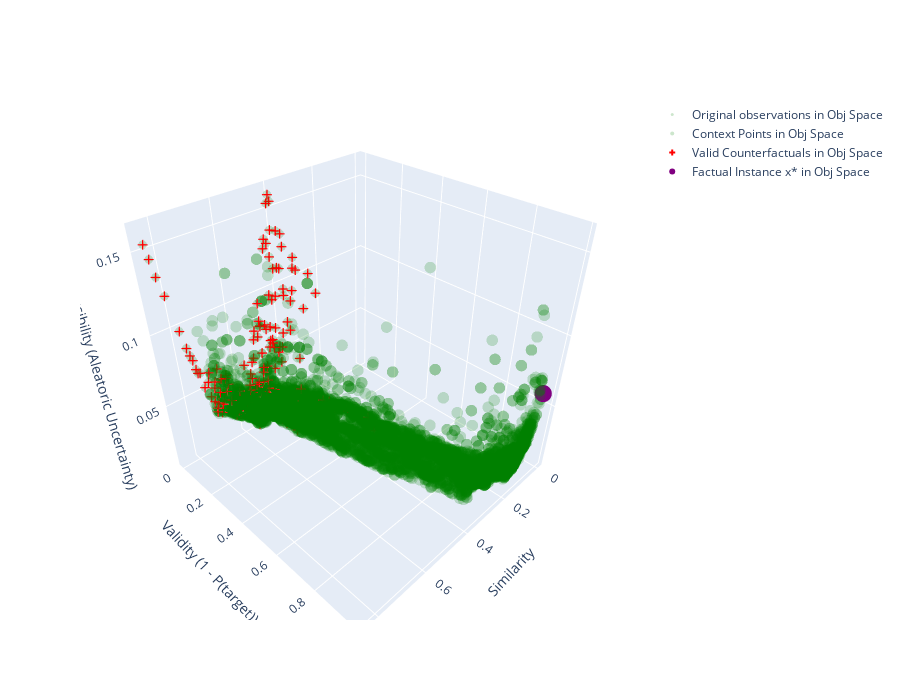

Notebook code cell kept with this figure:
### Code cell
import importlib
import utils
importlib.reload(utils)
from utils import plot_cf_3d

plot_cf_3d(results=results, x_factual=x_factual, context=dg.sample(10000, seed=789)[0])

### Figure 1 — Plotly figure (JSON) as saved in the notebook; plotly's stock layout.template omitted (floating-point values rounded to 4 significant figures; data arrays with more than 128 entries replaced by an {"elided": "..."} marker saying what was removed)
{"data": [{"marker": {"color": "green", "opacity": 0.2, "size": 3}, "mode": "markers", "name": "Original observations in Obj Space", "type": "scatter3d", "x": {"elided": "150 float values"}, "y": {"elided": "150 float values"}, "z": {"elided": "150 float values"}}, {"marker": {"color": "green", "opacity": 0.2, "size": 4}, "mode": "markers", "name": "Context Points in Obj Space", "type": "scatter3d", "x": {"elided": "10000 float values"}, "y": {"elided": "10000 float values"}, "z": {"elided": "10000 float values"}}, {"marker": {"color": "red", "size": 5, "symbol": "cross"}, "mode": "markers", "name": "Valid Counterfactuals in Obj Space", "type": "scatter3d", "x": {"elided": "150 float values"}, "y": {"elided": "150 float values"}, "z": {"elided": "150 float values"}}, {"marker": {"color": "purple", "size": 6}, "mode": "markers", "name": "Factual Instance x* in Obj Space", "type": "scatter3d", "x": [0], "y": [0.9707], "z": [0.0588]}], "layout": {"height": 700, "scene": {"xaxis": {"title": {"text": "Similarity"}}, "yaxis": {"title": {"text": "Validity (1 - P(target))"}}, "zaxis": {"title": {"text": "Plausibility (Aleatoric Uncertainty)"}}}, "width": 900}}
